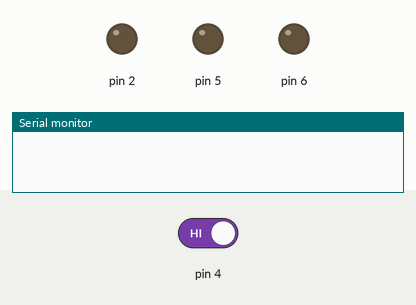
Recording of a sketch running on a simulated Arduino Uno, built with avr-gcc and run on an emulated ATmega328P. Shown: output pins drawn as LEDs (lit = HIGH), the last lines printed to the serial monitor. Inputs (shaded band) come from the test bench; at power-on: pin 4 HIGH.

Above: at 1.2 s.
1.3 s: pin 4 driven LOW
At 2.7 s:
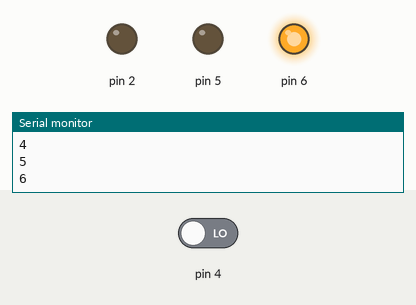
At 4.2 s:
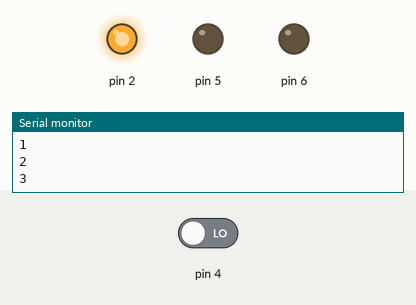
4.3 s: pin 4 driven HIGH
At 5.2 s:
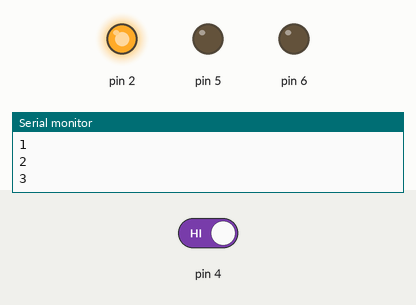
Timing chart, 0 to 7.3 s (numbered marks = the images above; inputs shaded):
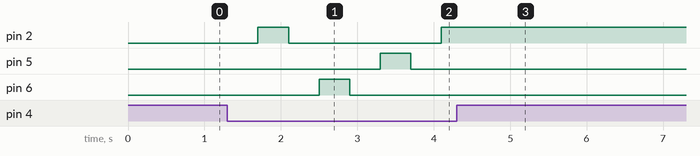

Measured:
- after the input at 1.3 s, pin 2: LOW → HIGH after 0.40 s, → LOW 0.40 s later, → HIGH 2.0 s later; pin 5: LOW → HIGH after 2.0 s, → LOW 0.40 s later; pin 6: LOW → HIGH after 1.2 s, → LOW 0.40 s later
- after the input at 4.3 s, pin 2: stops changing and stays HIGH; pin 5, pin 6: stops changing and stays LOW

The sketch:

btn_cnt.ino
```cpp
int count = 0;
void setup() {
 pinMode(4,INPUT);
 pinMode(2, OUTPUT);
 pinMode(5, OUTPUT);
 pinMode(6, OUTPUT);
 Serial.begin(9600);
}
void loop() {
  if (digitalRead(4)==LOW){
    count=count+1;
    Serial.println(count);
    if(count == 3){
        digitalWrite(2, HIGH);
        digitalWrite(6, LOW);
        digitalWrite(5, LOW);
        delay(200);
      }
    else if(count == 6){
        digitalWrite(2, LOW);
        digitalWrite(5, LOW);
        digitalWrite(6, HIGH);
        delay(200);
      }
    else if(count == 9){
        digitalWrite(6, LOW);
        digitalWrite(2, LOW);
        digitalWrite(5, HIGH);
        delay(200);
        count = 0;
      }
      else{
        digitalWrite(2, LOW);
        digitalWrite(5, LOW);
        digitalWrite(6, LOW);
      }
      delay(200);
  }
}
```
